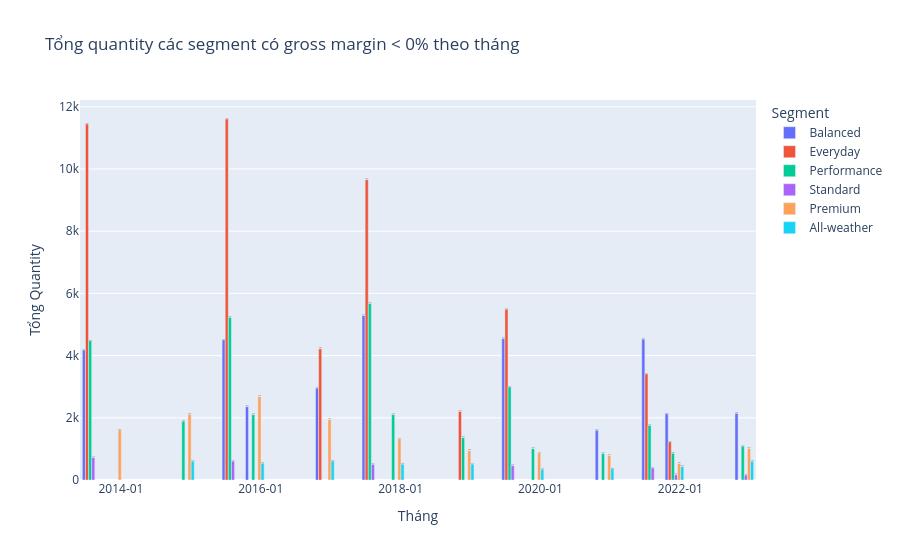

The notebook cell saved with this chart:
### Code cell
# Xem các tháng mà segment có gross margin < 0% (tức là COGS > unit_price) và vẽ biểu đồ plotly
neg_margin = segment_margin[segment_margin["gross_margin_pct"] < 0]

if not neg_margin.empty:
    # Tạo DataFrame tổng quantity cho từng segment và tháng có gross margin < 0%
    records = []
    for _, row in neg_margin.iterrows():
        mask = (
            (merged["segment"] == row["segment"]) &
            (merged["order_month"] == row["order_month"])
        )
        total_qty = merged.loc[mask, "quantity"].sum()
        records.append({
            "order_month": row["order_month"],
            "segment": row["segment"],
            "gross_margin_pct": row["gross_margin_pct"],
            "quantity": total_qty
        })
    neg_margin_df = pd.DataFrame(records)
    # Vẽ biểu đồ
    fig = px.bar(
        neg_margin_df,
        x="order_month",
        y="quantity",
        color="segment",
        barmode="group",
        text="gross_margin_pct",
        labels={"order_month": "Tháng", "quantity": "Tổng Quantity", "segment": "Segment", "gross_margin_pct": "Gross Margin %"},
        title="Tổng quantity các segment có gross margin < 0% theo tháng"
    )
    fig.update_traces(texttemplate='%{text:.2%}', textposition='outside')
    fig.update_layout(xaxis_tickformat='%Y-%m')
    fig.show()
else:
    print("Không có segment nào có gross margin < 0% trong dữ liệu.")

### Figure 1 — Plotly figure (JSON) as saved in the notebook; plotly's stock layout.template omitted (floating-point values rounded to 4 significant figures)
{"data": [{"alignmentgroup": "True", "hovertemplate": "Segment=Balanced<br>Tháng=%{x}<br>Tổng Quantity=%{y}<br>Gross Margin %=%{text}<extra></extra>", "legendgroup": "Balanced", "marker": {"color": "#636efa", "pattern": {"shape": ""}}, "name": "Balanced", "offsetgroup": "Balanced", "orientation": "v", "showlegend": true, "text": [-0.5876, -0.5629, -0.0339, -0.004766, -0.5627, -0.5037, -0.0004937, -0.6388, -0.0479, -0.04479], "textposition": "outside", "texttemplate": "%{text:.2%}", "type": "bar", "x": ["2013-08-01T00:00:00.000000", "2015-08-01T00:00:00.000000", "2015-12-01T00:00:00.000000", "2016-12-01T00:00:00.000000", "2017-08-01T00:00:00.000000", "2019-08-01T00:00:00.000000", "2020-12-01T00:00:00.000000", "2021-08-01T00:00:00.000000", "2021-12-01T00:00:00.000000", "2022-12-01T00:00:00.000000"], "xaxis": "x", "y": [4177, 4504, 2357, 2952, 5286, 4546, 1599, 4528, 2127, 2141], "yaxis": "y"}, {"alignmentgroup": "True", "hovertemplate": "Segment=Everyday<br>Tháng=%{x}<br>Tổng Quantity=%{y}<br>Gross Margin %=%{text}<extra></extra>", "legendgroup": "Everyday", "marker": {"color": "#EF553B", "pattern": {"shape": ""}}, "name": "Everyday", "offsetgroup": "Everyday", "orientation": "v", "showlegend": true, "text": [-0.494, -0.5348, -0.0132, -0.6045, -0.01541, -0.5471, -0.5253, -0.02717], "textposition": "outside", "texttemplate": "%{text:.2%}", "type": "bar", "x": ["2013-08-01T00:00:00.000000", "2015-08-01T00:00:00.000000", "2016-12-01T00:00:00.000000", "2017-08-01T00:00:00.000000", "2018-12-01T00:00:00.000000", "2019-08-01T00:00:00.000000", "2021-08-01T00:00:00.000000", "2021-12-01T00:00:00.000000"], "xaxis": "x", "y": [11443, 11606, 4219, 9655, 2204, 5492, 3407, 1224], "yaxis": "y"}, {"alignmentgroup": "True", "hovertemplate": "Segment=Performance<br>Tháng=%{x}<br>Tổng Quantity=%{y}<br>Gross Margin %=%{text}<extra></extra>", "legendgroup": "Performance", "marker": {"color": "#00cc96", "pattern": {"shape": ""}}, "name": "Performance", "offsetgroup": "Performance", "orientation": "v", "showlegend": true, "text": [-0.5437, -0.01534, -0.595, -0.0607, -0.5963, -0.01921, -0.02958, -0.6415, -0.02044, -0.01081, -0.5163, -0.009781, -0.04906], "textposition": "outside", "texttemplate": "%{text:.2%}", "type": "bar", "x": ["2013-08-01T00:00:00.000000", "2014-12-01T00:00:00.000000", "2015-08-01T00:00:00.000000", "2015-12-01T00:00:00.000000", "2017-08-01T00:00:00.000000", "2017-12-01T00:00:00.000000", "2018-12-01T00:00:00.000000", "2019-08-01T00:00:00.000000", "2019-12-01T00:00:00.000000", "2020-12-01T00:00:00.000000", "2021-08-01T00:00:00.000000", "2021-12-01T00:00:00.000000", "2022-12-01T00:00:00.000000"], "xaxis": "x", "y": [4475, 1890, 5226, 2101, 5673, 2103, 1358, 2991, 1008, 853, 1757, 858, 1087], "yaxis": "y"}, {"alignmentgroup": "True", "hovertemplate": "Segment=Standard<br>Tháng=%{x}<br>Tổng Quantity=%{y}<br>Gross Margin %=%{text}<extra></extra>", "legendgroup": "Standard", "marker": {"color": "#ab63fa", "pattern": {"shape": ""}}, "name": "Standard", "offsetgroup": "Standard", "orientation": "v", "showlegend": true, "text": [-0.5126, -0.3352, -0.3997, -0.5407, -0.5367, -0.05702, -0.01902], "textposition": "outside", "texttemplate": "%{text:.2%}", "type": "bar", "x": ["2013-08-01T00:00:00.000000", "2015-08-01T00:00:00.000000", "2017-08-01T00:00:00.000000", "2019-08-01T00:00:00.000000", "2021-08-01T00:00:00.000000", "2021-12-01T00:00:00.000000", "2022-12-01T00:00:00.000000"], "xaxis": "x", "y": [722, 605, 505, 462, 386, 169, 157], "yaxis": "y"}, {"alignmentgroup": "True", "hovertemplate": "Segment=Premium<br>Tháng=%{x}<br>Tổng Quantity=%{y}<br>Gross Margin %=%{text}<extra></extra>", "legendgroup": "Premium", "marker": {"color": "#FFA15A", "pattern": {"shape": ""}}, "name": "Premium", "offsetgroup": "Premium", "orientation": "v", "showlegend": true, "text": [-0.05895, -0.02256, -0.03773, -0.01637, -0.01966, -0.03328, -0.04641, -0.007134, -0.06301, -0.05504], "textposition": "outside", "texttemplate": "%{text:.2%}", "type": "bar", "x": ["2013-12-01T00:00:00.000000", "2014-12-01T00:00:00.000000", "2015-12-01T00:00:00.000000", "2016-12-01T00:00:00.000000", "2017-12-01T00:00:00.000000", "2018-12-01T00:00:00.000000", "2019-12-01T00:00:00.000000", "2020-12-01T00:00:00.000000", "2021-12-01T00:00:00.000000", "2022-12-01T00:00:00.000000"], "xaxis": "x", "y": [1608, 2112, 2682, 1945, 1321, 942, 866, 788, 523, 1015], "yaxis": "y"}, {"alignmentgroup": "True", "hovertemplate": "Segment=All-weather<br>Tháng=%{x}<br>Tổng Quantity=%{y}<br>Gross Margin %=%{text}<extra></extra>", "legendgroup": "All-weather", "marker": {"color": "#19d3f3", "pattern": {"shape": ""}}, "name": "All-weather", "offsetgroup": "All-weather", "orientation": "v", "showlegend": true, "text": [-0.07049, -0.06811, -0.1098, -0.06037, -0.05107, -0.06707, -0.04228, -0.02656, -0.02033], "textposition": "outside", "texttemplate": "%{text:.2%}", "type": "bar", "x": ["2014-12-01T00:00:00.000000", "2015-12-01T00:00:00.000000", "2016-12-01T00:00:00.000000", "2017-12-01T00:00:00.000000", "2018-12-01T00:00:00.000000", "2019-12-01T00:00:00.000000", "2020-12-01T00:00:00.000000", "2021-12-01T00:00:00.000000", "2022-12-01T00:00:00.000000"], "xaxis": "x", "y": [604, 540, 614, 509, 512, 348, 358, 429, 601], "yaxis": "y"}], "layout": {"barmode": "group", "legend": {"title": {"text": "Segment"}, "tracegroupgap": 0}, "title": {"text": "Tổng quantity các segment có gross margin < 0% theo tháng"}, "xaxis": {"anchor": "y", "domain": [0, 1], "tickformat": "%Y-%m", "title": {"text": "Tháng"}}, "yaxis": {"anchor": "x", "domain": [0, 1], "title": {"text": "Tổng Quantity"}}}}
